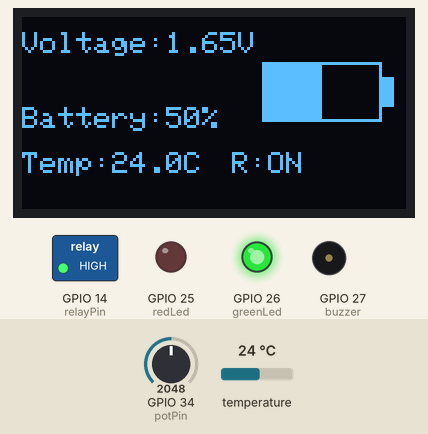
A sketch run on a simulated ESP32. Shown: 128×64 one-colour display, switched loads named in the sketch (green lamp = pin HIGH), output pins drawn as LEDs (lit = HIGH), buzzer (waves = sounding, pin HIGH). The inputs (shaded band) are chosen by the test bench; at power-on: GPIO 34 (potPin) = 2048, temperature 24 °C. WiFi joins after 1.5 s; servers stay silent unless stated; web services answer with replies made up by the test bench; what the sketch prints to the serial monitor is not drawn.

Above: at 1.8 s.
Timing chart, 0 to 3.3 s (numbered marks = the images above):
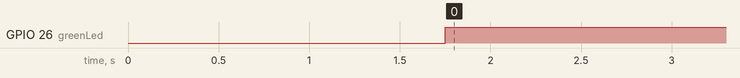

The sketch:

sketch.ino
```cpp
#include <Wire.h>
#include <Adafruit_GFX.h>
#include <Adafruit_SSD1306.h>
#include <OneWire.h>
#include <DallasTemperature.h>
#include <WiFi.h>
#include <HTTPClient.h>

const int redLed = 25;
const int greenLed = 26;
const int buzzer = 27;
const int potPin = 34;
const char* ssid = "Wokwi-GUEST";
const char* password = "";
const int relayPin = 14;

String apiKey = "AAO7Z3K6ER7DZ8D9";

#define SCREEN_WIDTH 128
#define SCREEN_HEIGHT 64
#define ONE_WIRE_BUS 4

OneWire oneWire(ONE_WIRE_BUS);
DallasTemperature sensors(&oneWire);

Adafruit_SSD1306 display(SCREEN_WIDTH, SCREEN_HEIGHT, &Wire, -1);

void setup() {
  Serial.begin(115200);

  if (!display.begin(SSD1306_SWITCHCAPVCC, 0x3C)) {
    Serial.println("OLED Failed");
    while (true);
  }

  display.clearDisplay();
  display.setTextColor(SSD1306_WHITE);

  pinMode(redLed, OUTPUT);
  pinMode(greenLed, OUTPUT);
  pinMode(buzzer, OUTPUT);
  pinMode(relayPin, OUTPUT);
digitalWrite(relayPin, HIGH); // Normal state = Load ON

  sensors.begin();
  sensors.setResolution(10);
  WiFi.begin(ssid, password);

Serial.print("Connecting to WiFi");

while (WiFi.status() != WL_CONNECTED) {
  delay(500);
  Serial.print(".");
}

Serial.println("");
Serial.println("WiFi Connected!");
}

void loop() {

  // Voltage Reading
  int adcValue = analogRead(potPin);
  float voltage = adcValue * (3.3 / 4095.0);

  // Battery Percentage
  int batteryPercent = (voltage / 3.3) * 100;
  batteryPercent = constrain(batteryPercent, 0, 100);

  // Temperature Reading
  sensors.requestTemperatures();
  float temperature = sensors.getTempCByIndex(0);

  // Alert Logic
  if (batteryPercent < 20 || temperature > 45) {

  digitalWrite(redLed, HIGH);
  digitalWrite(greenLed, LOW);

  tone(buzzer, 1000);

  digitalWrite(relayPin, LOW);   // Load OFF
}
else {

  digitalWrite(redLed, LOW);
  digitalWrite(greenLed, HIGH);

  noTone(buzzer);

  digitalWrite(relayPin, HIGH);  // Load ON
}

  // Serial Monitor
  Serial.print("Voltage: ");
  Serial.print(voltage, 2);
  Serial.print("V  Battery: ");
  Serial.print(batteryPercent);
  Serial.print("%  Temp: ");
  Serial.print(temperature);
  Serial.println("C");

  // OLED Display
  display.clearDisplay();
  display.setTextSize(1);

  // Voltage
  display.setCursor(0, 5);
  display.print("Voltage:");
  display.print(voltage, 2);
  display.print("V");

  // Battery Icon
  display.drawRect(80, 15, 40, 20, SSD1306_WHITE);
  display.fillRect(120, 20, 4, 10, SSD1306_WHITE);

  int fillWidth = map(batteryPercent, 0, 100, 0, 38);
  display.fillRect(81, 16, fillWidth, 18, SSD1306_WHITE);

  // Battery Percentage
  display.setCursor(0, 30);
  display.print("Battery:");
  display.print(batteryPercent);
  display.print("%");

  // Temperature
  display.setCursor(0, 45);
  display.print("Temp:");
  display.print(temperature, 1);
  display.print("C");
  // Relay Status
display.setCursor(70, 45);
display.print("R:");

if (batteryPercent < 20 || temperature > 45)
  display.print("OFF");
else
  display.print("ON");

  // Low Battery Warning

  if (temperature > 45) {
  display.setCursor(0, 56);
  display.print("OVER TEMP!");
}
else if (batteryPercent < 20) {
  display.setCursor(0, 56);
  display.print("LOW BATTERY!");
}

  display.display();
  if (WiFi.status() == WL_CONNECTED) {

  HTTPClient http;

  String url =
    "http://api.thingspeak.com/update?api_key=" + apiKey +
    "&field1=" + String(voltage, 2) +
    "&field2=" + String(batteryPercent) +
    "&field3=" + String(temperature, 1);

  http.begin(url);

  int httpResponseCode = http.GET();

  Serial.print("ThingSpeak Response: ");
  Serial.println(httpResponseCode);

  http.end();
}

  delay(20000);
}
```

Measured:
- by itself, GPIO 26 (greenLed): LOW → HIGH at 1.7 s
